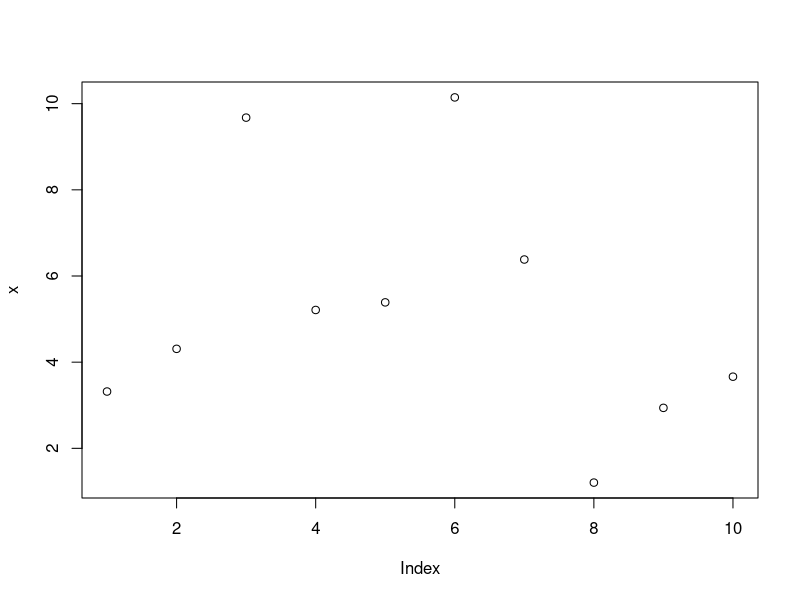
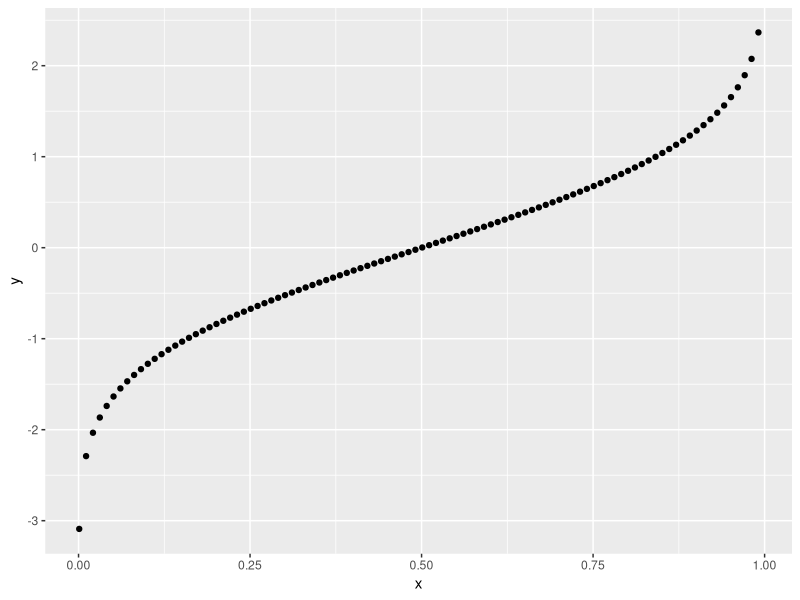
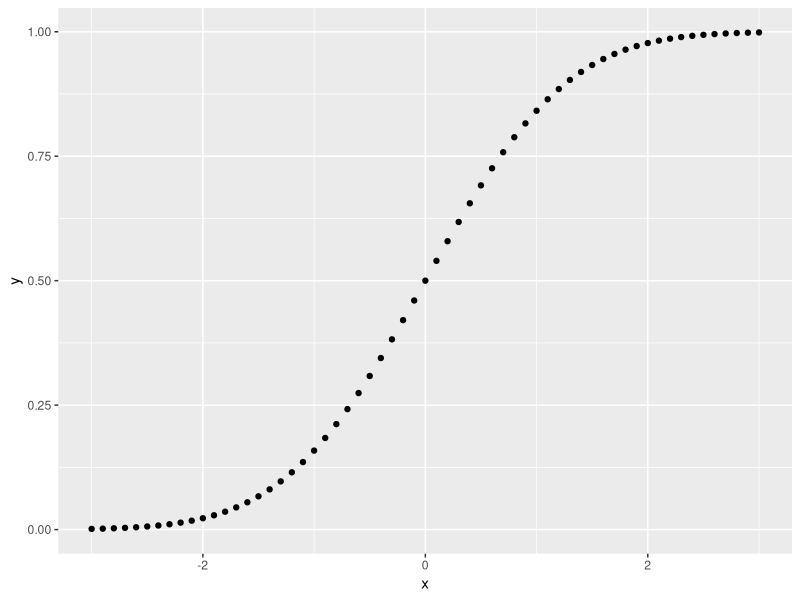
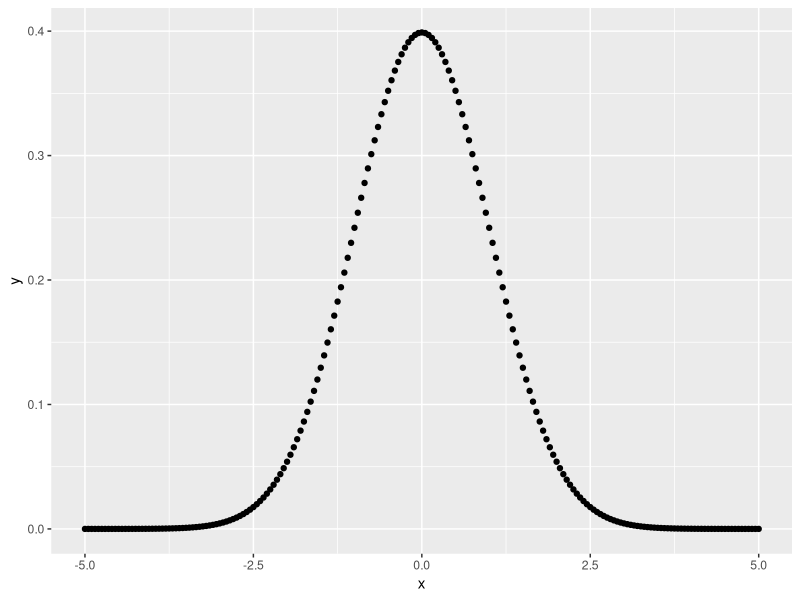

Recreate these plots in R, in order.
## ---- chunk 1
knitr::opts_chunk$set(echo = TRUE)
library(tidyverse)
## ---- chunk 2
#set seed for reproducibility
set.seed(123)
x = rnorm(10, 5, 3)
plot(x)
## ---- chunk 3
qnorm(0.05)
qnorm(0.975)
qnorm(0.5)

x = seq(0.001, 0.999, by = 0.01)
y = qnorm(x)

ggplot() +
  geom_point(aes(x = x, y = y))
## ---- chunk 4
pnorm(1.96)
pnorm(1.64)
pnorm(0)

x = seq(-3,3, by = 0.1)
y = pnorm(x)

ggplot() +
  geom_point(aes(x = x, y = y))
## ---- chunk 5
x = seq(-5,5, by = 0.05)
y = dnorm(x)
ggplot() +
  geom_point(aes(x=x, y = y))
